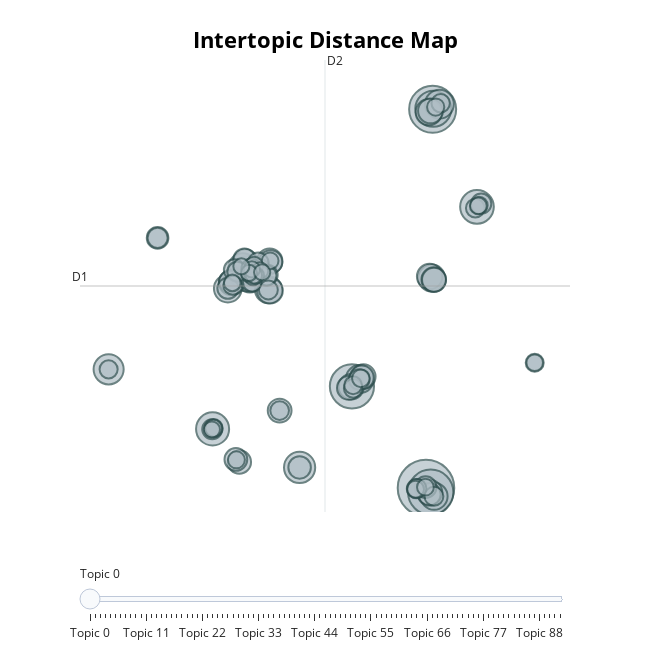

Notebook cell for this chart:
### Markdown cell above
# Visualizar

### Code cell
model.visualize_topics()
